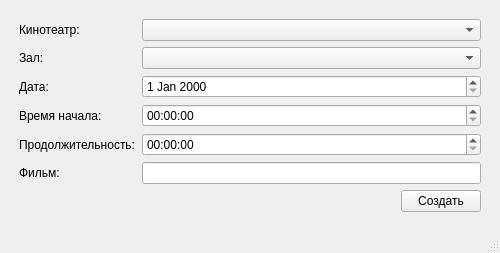
<?xml version="1.0" encoding="UTF-8"?>
<ui version="4.0">
 <class>MainWindow</class>
 <widget class="QMainWindow" name="MainWindow">
  <property name="geometry">
   <rect>
    <x>0</x>
    <y>0</y>
    <width>500</width>
    <height>241</height>
   </rect>
  </property>
  <property name="windowTitle">
   <string>MainWindow</string>
  </property>
  <widget class="QWidget" name="centralwidget">
   <layout class="QVBoxLayout" name="verticalLayout_2">
    <item>
     <layout class="QVBoxLayout" name="verticalLayout" stretch="1,0">
      <property name="leftMargin">
       <number>10</number>
      </property>
      <property name="topMargin">
       <number>10</number>
      </property>
      <property name="rightMargin">
       <number>10</number>
      </property>
      <property name="bottomMargin">
       <number>10</number>
      </property>
      <item>
       <layout class="QFormLayout" name="formLayout">
        <item row="0" column="0">
         <widget class="QLabel" name="label">
          <property name="text">
           <string>Кинотеатр:</string>
          </property>
         </widget>
        </item>
        <item row="0" column="1">
         <widget class="QComboBox" name="cinemaInput"/>
        </item>
        <item row="1" column="0">
         <widget class="QLabel" name="label_4">
          <property name="text">
           <string>Зал:</string>
          </property>
         </widget>
        </item>
        <item row="2" column="0">
         <widget class="QLabel" name="label_2">
          <property name="text">
           <string>Дата:</string>
          </property>
         </widget>
        </item>
        <item row="3" column="0">
         <widget class="QLabel" name="label_3">
          <property name="text">
           <string>Время начала:</string>
          </property>
         </widget>
        </item>
        <item row="5" column="0">
         <widget class="QLabel" name="label_5">
          <property name="text">
           <string>Фильм:</string>
          </property>
         </widget>
        </item>
        <item row="1" column="1">
         <widget class="QComboBox" name="hallInput"/>
        </item>
        <item row="2" column="1">
         <widget class="QDateEdit" name="dateInput"/>
        </item>
        <item row="3" column="1">
         <widget class="QTimeEdit" name="startInput"/>
        </item>
        <item row="5" column="1">
         <widget class="QLineEdit" name="filmInput"/>
        </item>
        <item row="4" column="0">
         <widget class="QLabel" name="label_6">
          <property name="text">
           <string>Продолжительность:</string>
          </property>
         </widget>
        </item>
        <item row="4" column="1">
         <widget class="QTimeEdit" name="durationInput"/>
        </item>
       </layout>
      </item>
      <item>
       <layout class="QHBoxLayout" name="horizontalLayout">
        <item>
         <spacer name="horizontalSpacer">
          <property name="orientation">
           <enum>Qt::Horizontal</enum>
          </property>
          <property name="sizeHint" stdset="0">
           <size>
            <width>40</width>
            <height>20</height>
           </size>
          </property>
         </spacer>
        </item>
        <item>
         <widget class="QPushButton" name="createBtn">
          <property name="text">
           <string>Создать</string>
          </property>
         </widget>
        </item>
       </layout>
      </item>
     </layout>
    </item>
   </layout>
  </widget>
  <widget class="QStatusBar" name="statusbar"/>
 </widget>
 <resources/>
 <connections/>
</ui>
